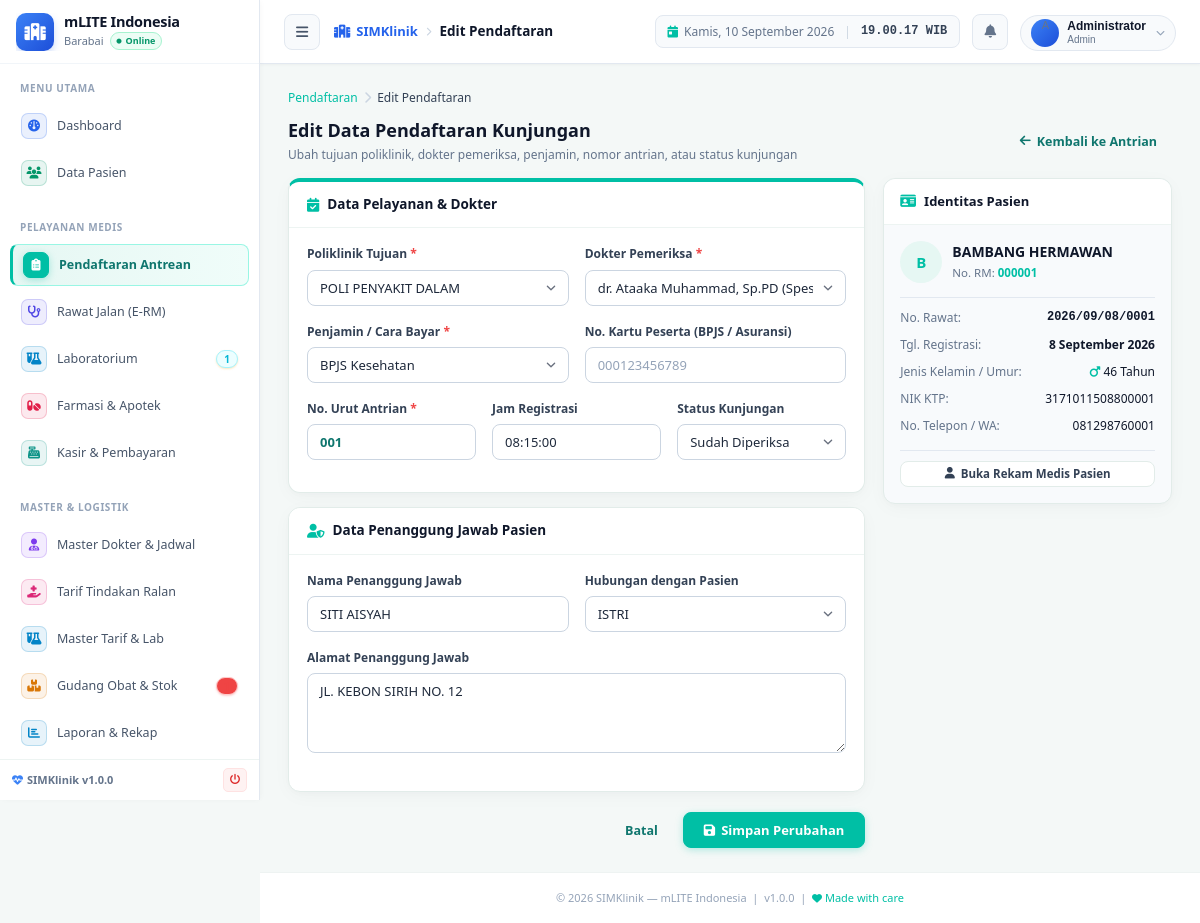
Screenshot of /modules/pendaftaran/edit.php?no_rawat=2026/09/08/0001 (signed in) with the database file from the repository.
### tables this page shows
CREATE TABLE IF NOT EXISTS `reg_periksa` (
  `no_reg` varchar(8) DEFAULT NULL,
  `no_rawat` varchar(17) NOT NULL,
  `tgl_registrasi` date DEFAULT NULL,
  `jam_reg` time DEFAULT NULL,
  `kd_dokter` varchar(20) DEFAULT NULL,
  `no_rkm_medis` varchar(15) DEFAULT NULL,
  `kd_poli` char(5) DEFAULT NULL,
  `p_jawab` varchar(100) DEFAULT NULL,
  `almt_pj` varchar(200) DEFAULT NULL,
  `hubunganpj` varchar(20) DEFAULT NULL,
  `biaya_reg` double DEFAULT NULL,
  `stts` enum('Belum','Sudah','Batal','Berkas Diterima','Dirujuk','Meninggal','Dirawat','Pulang Paksa') DEFAULT NULL,
  `stts_daftar` enum('-','Lama','Baru') NOT NULL,
  `status_lanjut` enum('Ralan','Ranap') NOT NULL,
  `kd_pj` char(3) NOT NULL,
  `umurdaftar` int DEFAULT NULL,
  `sttsumur` enum('Th','Bl','Hr') DEFAULT NULL,
  `status_bayar` enum('Sudah Bayar','Belum Bayar') NOT NULL,
  `status_poli` enum('Lama','Baru') NOT NULL,
  PRIMARY KEY (`no_rawat`),
  KEY `no_rkm_medis` (`no_rkm_medis`),
  KEY `kd_poli` (`kd_poli`),
  KEY `kd_pj` (`kd_pj`),
  KEY `status_lanjut` (`status_lanjut`),
  KEY `kd_dokter` (`kd_dokter`),
  KEY `status_bayar` (`status_bayar`) USING BTREE
);

CREATE TABLE IF NOT EXISTS `poliklinik` (
  `kd_poli` char(5) NOT NULL DEFAULT '',
  `nm_poli` varchar(50) DEFAULT NULL,
  `registrasi` double NOT NULL,
  `registrasilama` double NOT NULL,
  `status` enum('0','1') NOT NULL,
  PRIMARY KEY (`kd_poli`),
  KEY `nm_poli` (`nm_poli`),
  KEY `registrasi` (`registrasi`),
  KEY `registrasilama` (`registrasilama`)
);

CREATE TABLE IF NOT EXISTS `dokter` (
  `kd_dokter` varchar(20) NOT NULL,
  `nm_dokter` varchar(50) DEFAULT NULL,
  `jk` enum('L','P') DEFAULT NULL,
  `tmp_lahir` varchar(20) DEFAULT NULL,
  `tgl_lahir` date DEFAULT NULL,
  `gol_drh` enum('A','B','O','AB','-') DEFAULT NULL,
  `agama` varchar(12) DEFAULT NULL,
  `almt_tgl` varchar(60) DEFAULT NULL,
  `no_telp` varchar(13) DEFAULT NULL,
  `stts_nikah` enum('BELUM MENIKAH','MENIKAH','JANDA','DUDHA','JOMBLO') DEFAULT NULL,
  `kd_sps` char(5) DEFAULT NULL,
  `alumni` varchar(60) DEFAULT NULL,
  `no_ijn_praktek` varchar(120) DEFAULT NULL,
  `status` enum('0','1') NOT NULL,
  PRIMARY KEY (`kd_dokter`),
  KEY `kd_sps` (`kd_sps`),
  KEY `nm_dokter` (`nm_dokter`),
  KEY `jk` (`jk`),
  KEY `tmp_lahir` (`tmp_lahir`),
  KEY `tgl_lahir` (`tgl_lahir`),
  KEY `gol_drh` (`gol_drh`),
  KEY `agama` (`agama`),
  KEY `almt_tgl` (`almt_tgl`),
  KEY `no_telp` (`no_telp`),
  KEY `stts_nikah` (`stts_nikah`),
  KEY `alumni` (`alumni`),
  KEY `no_ijn_praktek` (`no_ijn_praktek`),
  KEY `kd_dokter` (`kd_dokter`),
  KEY `status` (`status`)
);

CREATE TABLE IF NOT EXISTS `penjab` (
  `kd_pj` char(3) NOT NULL,
  `png_jawab` varchar(30) NOT NULL,
  `nama_perusahaan` varchar(60) NOT NULL,
  `alamat_asuransi` varchar(130) NOT NULL,
  `no_telp` varchar(40) NOT NULL,
  `attn` varchar(60) NOT NULL,
  `status` enum('0','1') NOT NULL,
  PRIMARY KEY (`kd_pj`)
);

CREATE TABLE IF NOT EXISTS `pasien` (
  `no_rkm_medis` varchar(15) NOT NULL,
  `nm_pasien` varchar(40) DEFAULT NULL,
  `no_ktp` varchar(20) DEFAULT NULL,
  `jk` enum('L','P') DEFAULT NULL,
  `tmp_lahir` varchar(15) DEFAULT NULL,
  `tgl_lahir` date DEFAULT NULL,
  `nm_ibu` varchar(40) NOT NULL,
  `alamat` varchar(200) DEFAULT NULL,
  `gol_darah` enum('A','B','O','AB','-') DEFAULT NULL,
  `pekerjaan` varchar(60) DEFAULT NULL,
  `stts_nikah` enum('BELUM MENIKAH','MENIKAH','JANDA','DUDHA','JOMBLO') DEFAULT NULL,
  `agama` varchar(12) DEFAULT NULL,
  `tgl_daftar` date DEFAULT NULL,
  `no_tlp` varchar(40) DEFAULT NULL,
  `umur` varchar(30) NOT NULL,
  `pnd` enum('TS','TK','SD','SMP','SMA','SLTA/SEDERAJAT','D1','D2','D3','D4','S1','S2','S3','-') NOT NULL,
  `keluarga` enum('AYAH','IBU','ISTRI','SUAMI','SAUDARA','ANAK') DEFAULT NULL,
  `namakeluarga` varchar(50) NOT NULL,
  `kd_pj` char(3) NOT NULL,
  `no_peserta` varchar(25) DEFAULT NULL,
  `kd_kel` varchar(100) NOT NULL,
  `kd_kec` int NOT NULL,
  `kd_kab` int NOT NULL,
  `pekerjaanpj` varchar(35) NOT NULL,
  `alamatpj` varchar(100) NOT NULL,
  `kelurahanpj` varchar(60) NOT NULL,
  `kecamatanpj` varchar(60) NOT NULL,
  `kabupatenpj` varchar(60) NOT NULL,
  `perusahaan_pasien` varchar(8) NOT NULL,
  `suku_bangsa` int NOT NULL,
  `bahasa_pasien` int NOT NULL,
  `cacat_fisik` int NOT NULL,
  `email` varchar(50) NOT NULL,
  `nip` varchar(30) NOT NULL,
  `kd_prop` int NOT NULL,
  `propinsipj` varchar(30) NOT NULL,
  PRIMARY KEY (`no_rkm_medis`),
  KEY `kd_pj` (`kd_pj`),
  KEY `kd_kec` (`kd_kec`),
  KEY `kd_kab` (`kd_kab`),
  KEY `nm_pasien` (`nm_pasien`),
  KEY `alamat` (`alamat`),
  KEY `kd_kel_2` (`kd_kel`),
  KEY `no_ktp` (`no_ktp`),
  KEY `no_peserta` (`no_peserta`),
  KEY `perusahaan_pasien` (`perusahaan_pasien`) USING BTREE,
  KEY `suku_bangsa` (`suku_bangsa`) USING BTREE,
  KEY `bahasa_pasien` (`bahasa_pasien`) USING BTREE,
  KEY `cacat_fisik` (`cacat_fisik`) USING BTREE,
  KEY `kd_prop` (`kd_prop`) USING BTREE
);

### config.php (called while the page is built, shortened)
<?php
function tgl_indo(string $date, bool $with_day = false): string {
    $days  = ['Minggu','Senin','Selasa','Rabu','Kamis','Jumat','Sabtu'];
    $months = ['','Januari','Februari','Maret','April','Mei','Juni',
               'Juli','Agustus','September','Oktober','November','Desember'];
    $ts  = strtotime($date);
    $day = $with_day ? $days[date('w', $ts)] . ', ' : '';
    return $day . date('j', $ts) . ' ' . $months[(int)date('n', $ts)] . ' ' . date('Y', $ts);
}
function hitung_umur(string $tgl_lahir): string {
    $dob  = new DateTime($tgl_lahir);
    $now  = new DateTime();
    $diff = $now->diff($dob);
    if ($diff->y > 0) return $diff->y . ' Tahun';
    return $diff->d . ' Hari';
}

### modules/pendaftaran/edit.php (the view, shortened to what this page needs)
<?php
require_once dirname(__DIR__, 2) . '/config.php';
require_once dirname(__DIR__, 2) . '/includes/functions.php';
$no_rawat = sanitize($_GET['no_rawat'] ?? '');
$rawat_esc = $conn->real_escape_string($no_rawat);
$res = $conn->query("
    SELECT r.*, p.nm_pasien, p.jk, p.tgl_lahir, p.no_ktp, p.no_tlp, p.alamat,
           d.nm_dokter, pol.nm_poli, pj.png_jawab as nm_penjab
    FROM reg_periksa r
    JOIN pasien p ON r.no_rkm_medis = p.no_rkm_medis
    LEFT JOIN dokter d ON r.kd_dokter = d.kd_dokter
    LEFT JOIN poliklinik pol ON r.kd_poli = pol.kd_poli
    LEFT JOIN penjab pj ON r.kd_pj = pj.kd_pj
    WHERE r.no_rawat = '$rawat_esc'
    LIMIT 1
");
$reg = $res->fetch_assoc();
$poli_list = [];
$rp = $conn->query("SELECT kd_poli, nm_poli FROM poliklinik WHERE status = '1' ORDER BY nm_poli");
if ($rp) while ($row = $rp->fetch_assoc()) $poli_list[] = $row;
$penjab_list = [];
$rj = $conn->query("SELECT kd_pj, png_jawab as nm_penjab FROM penjab WHERE status = '1' ORDER BY png_jawab");
if ($rj) while ($row = $rj->fetch_assoc()) $penjab_list[] = $row;
$dokter_list = [];
$curr_poli = $reg['kd_poli'];
$rd = $conn->query("
    SELECT d.kd_dokter, d.nm_dokter, sp.nm_sps as nm_spesialis
    FROM jadwal j
    JOIN dokter d ON j.kd_dokter = d.kd_dokter
    LEFT JOIN spesialis sp ON d.kd_sps = sp.kd_sps
    WHERE j.kd_poli = '$curr_poli' AND d.status = '1'
    GROUP BY d.kd_dokter
    ORDER BY d.nm_dokter
");
if ($rd && $rd->num_rows > 0) {
    while ($row = $rd->fetch_assoc()) $dokter_list[] = $row;
} else {
    $rd2 = $conn->query("SELECT kd_dokter, nm_dokter, '' as nm_spesialis FROM dokter WHERE status = '1' ORDER BY nm_dokter");
    if ($rd2) while ($row = $rd2->fetch_assoc()) $dokter_list[] = $row;
}
include dirname(__DIR__, 2) . '/includes/header.php';
?>
<div class="breadcrumb" style="margin-bottom:12px;">
  <a href="<?= BASE_URL ?>modules/pendaftaran/index.php">Pendaftaran</a>
  <span class="breadcrumb-sep"><i class="fas fa-chevron-right"></i></span>
  <span class="breadcrumb-current">Edit Pendaftaran</span>
</div>
<div class="page-header" style="display:flex;justify-content:space-between;align-items:center;flex-wrap:wrap;gap:10px;margin-bottom:14px;">
  <div>
    <h1 class="page-title" style="font-size:18px;margin-bottom:2px;">Edit Data Pendaftaran Kunjungan</h1>
    <p class="page-subtitle" style="font-size:12px;margin:0;">Ubah tujuan poliklinik, dokter pemeriksa, penjamin, nomor antrian, atau status kunjungan</p>
  </div>
  <a href="<?= BASE_URL ?>modules/pendaftaran/index.php" class="btn btn-secondary" style="padding:6px 14px;font-size:12.5px;">
    <i class="fas fa-arrow-left"></i> Kembali ke Antrian
  </a>
</div>
<form method="POST" action="">
  <div style="display:grid;grid-template-columns:2fr 1fr;gap:18px;align-items:start;">
    <div style="display:flex;flex-direction:column;gap:14px;">
      <div class="card" style="border-top:4px solid var(--primary-600);margin-bottom:0;">
        <div class="card-header" style="padding:12px 18px;">
          <div class="card-title" style="font-size:13.5px;"><i class="fas fa-calendar-check text-primary"></i> Data Pelayanan & Dokter</div>
        </div>
        <div class="card-body" style="padding:16px 18px;">
          <div class="form-row col-2 mb-14">
            <div class="form-group">
              <label class="form-label">Poliklinik Tujuan <span style="color:#ef4444;">*</span></label>
              <select name="kd_poli" id="selectPoli" class="form-control" required>
                <?php foreach ($poli_list as $pl): ?>
                  <option value="<?= $pl['kd_poli'] ?>" <?= $reg['kd_poli']===$pl['kd_poli'] ? 'selected':'' ?>>
                    <?= htmlspecialchars($pl['nm_poli']) ?>
                  </option>
                <?php endforeach; ?>
              </select>
            </div>
            <div class="form-group">
              <label class="form-label">Dokter Pemeriksa <span style="color:#ef4444;">*</span></label>
              <select name="kd_dokter" id="selectDokter" class="form-control" required>
                <?php foreach ($dokter_list as $d): ?>
                  <option value="<?= $d['kd_dokter'] ?>" <?= $reg['kd_dokter']===$d['kd_dokter'] ? 'selected':'' ?>>
                    <?= htmlspecialchars($d['nm_dokter']) ?><?= !empty($d['nm_spesialis']) ? ' ('.$d['nm_spesialis'].')' : '' ?>
                  </option>
                <?php endforeach; ?>
              </select>
            </div>
          </div>
          <div class="form-row col-2 mb-14">
            <div class="form-group">
              <label class="form-label">Penjamin / Cara Bayar <span style="color:#ef4444;">*</span></label>
              <select name="kd_pj" id="selectPj" class="form-control" required>
                <?php foreach ($penjab_list as $pj): ?>
                  <option value="<?= $pj['kd_pj'] ?>" <?= $reg['kd_pj']===$pj['kd_pj'] ? 'selected':'' ?>>
                    <?= htmlspecialchars($pj['nm_penjab']) ?>
                  </option>
                <?php endforeach; ?>
              </select>
            </div>
            <div class="form-group">
              <label class="form-label">No. Kartu Peserta (BPJS / Asuransi)</label>
              <input type="text" name="no_peserta" class="form-control"
                     value="<?= htmlspecialchars($reg['no_peserta'] ?? '') ?>" placeholder="000123456789">
            </div>
          </div>
          <div class="form-row col-3 mb-14">
            <div class="form-group">
              <label class="form-label">No. Urut Antrian <span style="color:#ef4444;">*</span></label>
              <input type="text" name="no_reg" class="form-control" required
                     value="<?= htmlspecialchars($reg['no_reg']) ?>" style="font-weight:700;color:var(--primary-700);">
            </div>
            <div class="form-group">
              <label class="form-label">Jam Registrasi</label>
              <input type="text" name="jam_reg" class="form-control" required
                     value="<?= htmlspecialchars($reg['jam_reg']) ?>">
            </div>
            <div class="form-group">
              <label class="form-label">Status Kunjungan</label>
              <select name="stts" class="form-control" required>
                <option value="Sudah"  <?= $reg['stts']==='Sudah' ? 'selected':'' ?>>Sudah Diperiksa</option>
              </select>
            </div>
          </div>
        </div>
      </div>
      <div class="card" style="margin-bottom:0;">
        <div class="card-header" style="padding:12px 18px;">
          <div class="card-title" style="font-size:13.5px;"><i class="fas fa-user-shield text-primary"></i> Data Penanggung Jawab Pasien</div>
        </div>
        <div class="card-body" style="padding:16px 18px;">
          <div class="form-row col-2 mb-14">
            <div class="form-group">
              <label class="form-label">Nama Penanggung Jawab</label>
              <input type="text" name="p_jawab" class="form-control"
                     value="<?= htmlspecialchars($reg['p_jawab'] ?? '') ?>" placeholder="Nama PJ">
            </div>
            <div class="form-group">
              <label class="form-label">Hubungan dengan Pasien</label>
              <select name="hubunganpj" class="form-control">
                <option value="ISTRI" <?= ($reg['hubunganpj']??'')==='ISTRI'?'selected':'' ?>>ISTRI</option>
              </select>
            </div>
          </div>
          <div class="form-group">
            <label class="form-label">Alamat Penanggung Jawab</label>
            <textarea name="almt_pj" class="form-control" rows="2"><?= htmlspecialchars($reg['almt_pj'] ?? '') ?></textarea>
          </div>
        </div>
      </div>
      <div style="display:flex;justify-content:flex-end;gap:8px;margin-top:6px;">
        <a href="<?= BASE_URL ?>modules/pendaftaran/index.php" class="btn btn-secondary">Batal</a>
        <button type="submit" class="btn btn-primary" style="padding:8px 20px;font-size:13px;font-weight:700;">
          <i class="fas fa-save"></i> Simpan Perubahan
        </button>
      </div>
    </div>
    <div style="display:flex;flex-direction:column;gap:14px;">
      <div class="card" style="margin-bottom:0;background:#f8fafc;">
        <div class="card-header" style="padding:12px 16px;">
          <div class="card-title" style="font-size:13px;"><i class="fas fa-id-card text-primary"></i> Identitas Pasien</div>
        </div>
        <div class="card-body" style="padding:16px;">
          <div style="display:flex;align-items:center;gap:10px;margin-bottom:14px;">
            <div style="width:42px;height:42px;border-radius:50%;background:<?= $reg['jk']==='L' ? 'var(--primary-50)' : '#fdf2f8' ?>;display:flex;align-items:center;justify-content:center;font-size:15px;font-weight:700;color:<?= $reg['jk']==='L' ? 'var(--primary-600)' : '#9d174d' ?>;flex-shrink:0;">
              <?= strtoupper(substr($reg['nm_pasien'], 0, 1)) ?>
            </div>
            <div>
              <div style="font-size:14px;font-weight:700;color:#0f172a;"><?= htmlspecialchars($reg['nm_pasien']) ?></div>
              <div style="font-size:11.5px;color:#64748b;">
                No. RM: <strong style="color:var(--primary-600);"><?= $reg['no_rkm_medis'] ?></strong>
              </div>
            </div>
          </div>
          <div style="border-top:1px solid #e2e8f0;padding-top:10px;display:flex;flex-direction:column;gap:8px;font-size:12px;">
            <div style="display:flex;justify-content:space-between;">
              <span style="color:#64748b;">No. Rawat:</span>
              <code style="font-weight:700;color:#0f172a;"><?= $reg['no_rawat'] ?></code>
            </div>
            <div style="display:flex;justify-content:space-between;">
              <span style="color:#64748b;">Tgl. Registrasi:</span>
              <strong style="color:#0f172a;"><?= tgl_indo($reg['tgl_registrasi']) ?></strong>
            </div>
            <div style="display:flex;justify-content:space-between;">
              <span style="color:#64748b;">Jenis Kelamin / Umur:</span>
              <span style="color:#0f172a;"><?= icon_jk($reg['jk']) ?> <?= hitung_umur($reg['tgl_lahir']) ?></span>
            </div>
            <div style="display:flex;justify-content:space-between;">
              <span style="color:#64748b;">NIK KTP:</span>
              <span style="color:#0f172a;"><?= htmlspecialchars($reg['no_ktp'] ?: '-') ?></span>
            </div>
            <div style="display:flex;justify-content:space-between;">
              <span style="color:#64748b;">No. Telepon / WA:</span>
              <span style="color:#0f172a;"><?= htmlspecialchars($reg['no_tlp'] ?: '-') ?></span>
            </div>
          </div>
          <div style="margin-top:14px;border-top:1px solid #e2e8f0;padding-top:10px;">
            <a href="<?= BASE_URL ?>modules/pasien/detail.php?rm=<?= urlencode($reg['no_rkm_medis']) ?>" class="btn btn-outline btn-sm" style="width:100%;justify-content:center;">
              <i class="fas fa-user"></i> Buka Rekam Medis Pasien
            </a>
          </div>
        </div>
      </div>
    </div>
  </div>
</form>
<?php include dirname(__DIR__, 2) . '/includes/footer.php'; ?>

### rows the page displays
reg_periksa: kd_poli "POLI PENYAKIT DALAM", kd_dokter "dr. Ataaka Muhammad, Sp.PD (Spesialis Penyakit Dalam (Sp.P)", kd_pj "BPJS Kesehatan", no_reg "001", jam_reg "08:15:00", stts "Sudah Diperiksa", p_jawab "SITI AISYAH", hubunganpj "ISTRI", almt_pj "JL. KEBON SIRIH NO. 12", no_rkm_medis.nm_pasien "B", no_rkm_medis.nm_pasien "BAMBANG HERMAWAN", no_rkm_medis "000001", no_rawat "2026/09/08/0001", tgl_registrasi "8 September 2026", no_rkm_medis.tgl_lahir "46 Tahun", no_rkm_medis.no_ktp "3171011508800001", no_rkm_medis.no_tlp "081298760001"

### other values shown
INSTANSI_NAMA "mLITE Indonesia"
INSTANSI_KOTA "Barabai"
$sec['title'] "MENU UTAMA"
$item['label'] "Dashboard"
$item['label'] "Data Pasien"
$sec['title'] "PELAYANAN MEDIS"
$item['label'] "Pendaftaran Antrean"
$item['label'] "Rawat Jalan (E-RM)"
$item['label'] "Laboratorium"
$item['badge'] "1"
$item['label'] "Farmasi & Apotek"
$item['label'] "Kasir & Pembayaran"
$sec['title'] "MASTER & LOGISTIK"
$item['label'] "Master Dokter & Jadwal"
$item['label'] "Tarif Tindakan Ralan"
